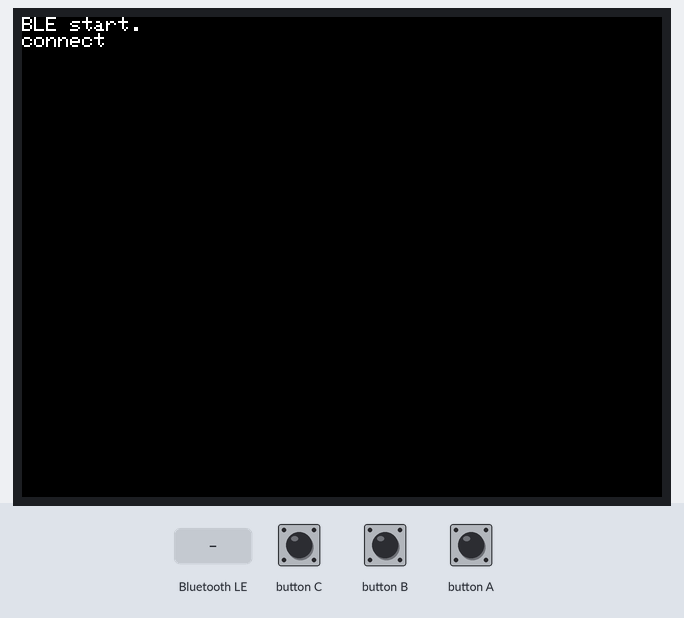
A sketch run on a simulated ESP32. Shown: 320×240 colour display. Inputs (shaded band) come from the test bench. Nothing arrives over Bluetooth unless stated; a phone connects over Bluetooth LE 3 s after start.

Above: at 3.7 s.
3.8 s: button B pressed for 0.15 s
At 4.5 s:
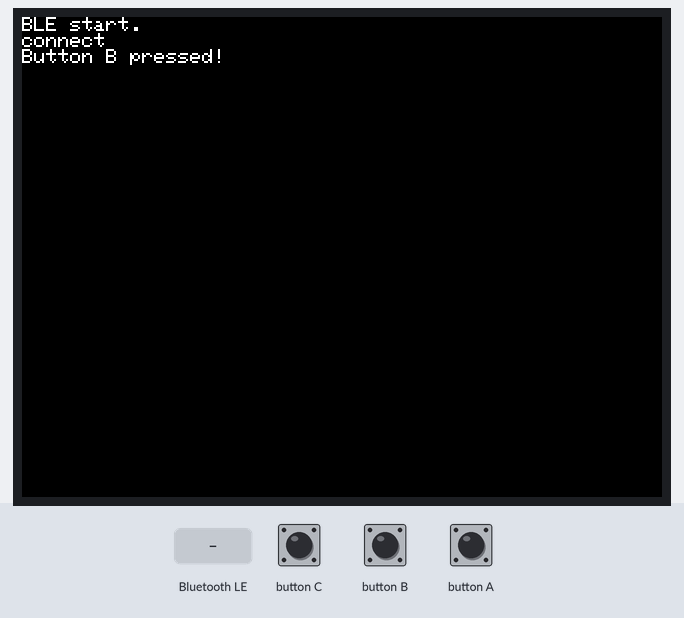
5.4 s: Bluetooth LE write "1" received
6.9 s: button B pressed for 1 s
At 8.1 s:
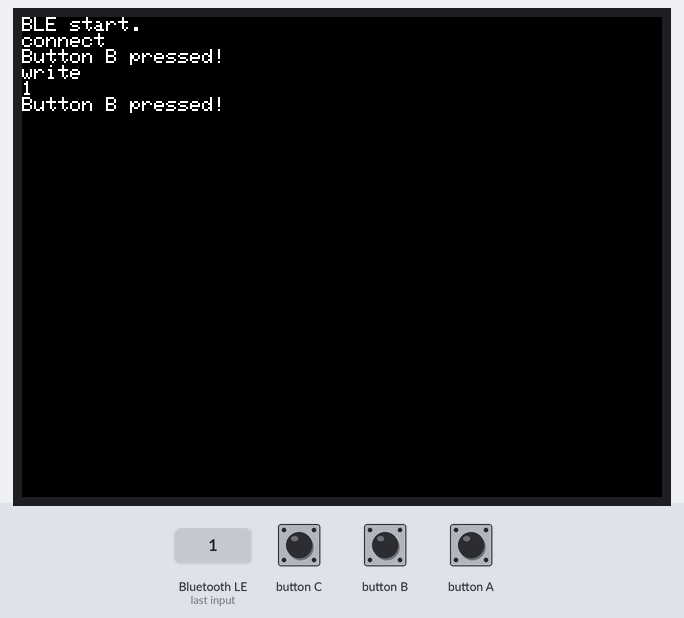
9.4 s: Bluetooth LE write "0" received
Timing chart, 0 to 11.9 s (numbered marks = the images above; inputs shaded):
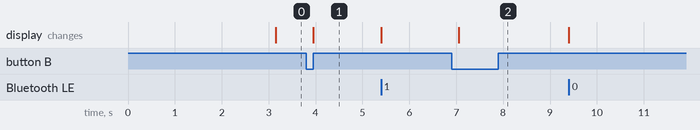

Measured:
- after the input at 3.8 s, the display: changes after 0.16 s (image 1)
- after the input at 6.9 s, the display: changes after 0.16 s (image 2)

The sketch:

m5stack-ble.ino
```cpp
#include <M5Stack.h>
#include <BLEDevice.h>
#include <BLEUtils.h>
#include <BLEServer.h>
#include <BLE2902.h>

// See the following for generating UUIDs:
// https://www.uuidgenerator.net/

#define SERVICE_UUID        "4fafc201-1fb5-459e-8fcc-c5c9c331914b"
#define CHARACTERISTIC_UUID "beb5483e-36e1-4688-b7f5-ea07361b26a8"

int compteur = 0;
char BTvar[] = "";

BLEServer* pServer = NULL;
BLECharacteristic* pCharacteristic = NULL;
bool deviceConnected = false;

class MyServerCallbacks: public BLEServerCallbacks {
    void onConnect(BLEServer* pServer) {
      M5.Lcd.println("connect");
      deviceConnected = true;
    };

    void onDisconnect(BLEServer* pServer) {
      M5.Lcd.println("disconnect");
      deviceConnected = false;
    }
};

class MyCallbacks: public BLECharacteristicCallbacks {
  void onRead(BLECharacteristic *pCharacteristic) {
    M5.Lcd.println("read");
    //pCharacteristic->setValue("Hello World!");
    pCharacteristic->setValue(BTvar);
  }

  void onWrite(BLECharacteristic *pCharacteristic) {
    M5.Lcd.println("write");
    std::string value = pCharacteristic->getValue();
    M5.Lcd.println(value.c_str());
  }
};

void setup() {
  Serial.begin(115200);
  M5.begin();
  M5.setWakeupButton(BUTTON_A_PIN);
  M5.Lcd.println("BLE start.");
  m5.Speaker.mute();

  BLEDevice::init("m5-stack");
  BLEServer *pServer = BLEDevice::createServer();
  pServer->setCallbacks(new MyServerCallbacks());
  BLEService *pService = pServer->createService(SERVICE_UUID);
  pCharacteristic = pService->createCharacteristic(
                                         CHARACTERISTIC_UUID,
                                         BLECharacteristic::PROPERTY_READ |
                                         BLECharacteristic::PROPERTY_WRITE |
                                         BLECharacteristic::PROPERTY_NOTIFY |
                                         BLECharacteristic::PROPERTY_INDICATE
                                       );
  pCharacteristic->setCallbacks(new MyCallbacks());
  pCharacteristic->addDescriptor(new BLE2902());

  pService->start();
  BLEAdvertising *pAdvertising = pServer->getAdvertising();
  pAdvertising->start();
}

void loop() {
  delay(100);
  compteur++;
  char tmp[32];
  sprintf(BTvar,"%d",compteur);

  if(M5.BtnA.wasPressed()) {
    M5.powerOFF();
  }
  if (deviceConnected) {
    if(M5.BtnB.wasPressed()) {
      M5.Lcd.println("Button B pressed!");
      pCharacteristic->setValue("Button B pressed!");
      pCharacteristic->notify();
    }
  }
  M5.update();
}
```
